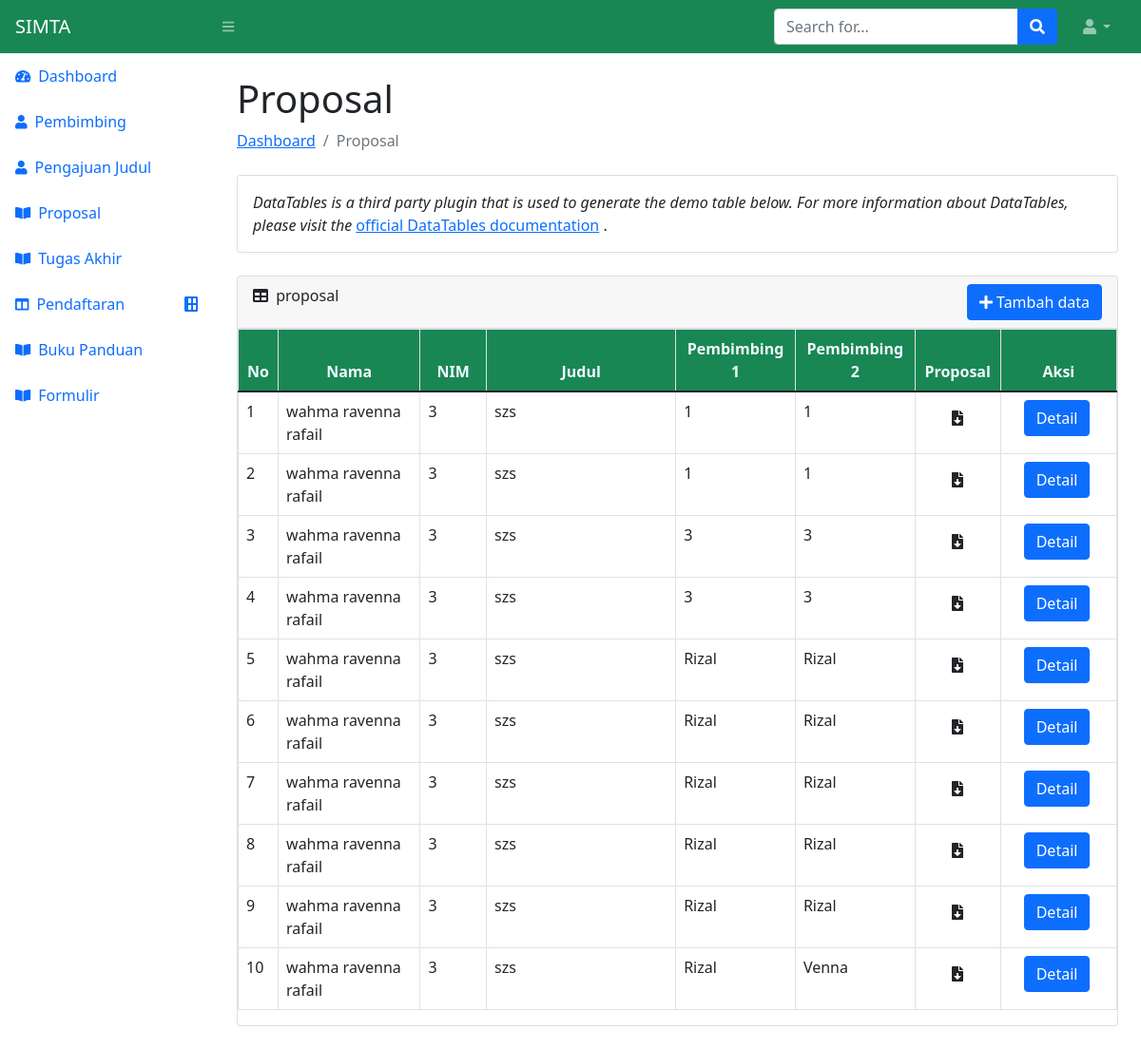
The app's page /mhs/proposal, older data.
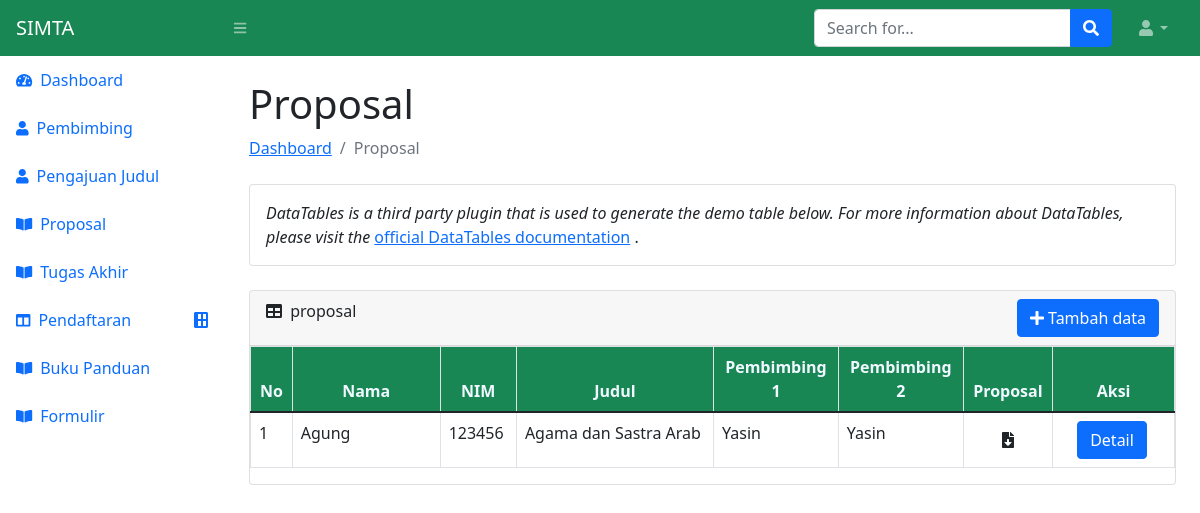
The same page, newer data.
### mahasiswa/models.py (models this page shows)
class proposal(models.Model):
    nama = models.CharField(max_length=50)
    nim = models.IntegerField()
    judul = models.CharField(max_length=200)
    pembimbing_1 = models.CharField(max_length=20)
    pembimbing_2 = models.CharField(max_length=20)

### mahasiswa/views.py (the view, shortened to what this page needs)
# urls.py: path('proposal', views.proposalViewMhs, name='proposal'),
def proposalViewMhs(request):
    data_proposal = models.proposal.objects.all()
    print(data_proposal)
    return render(request, 'mhs/proposal.html',{
    'proposal': data_proposal })

### mahasiswa/templates/mhs/proposal.html (shortened to what this page needs)
{% extends 'main-mhs.html' %}
{% block content %}
<main>
        <div class="container-fluid px-4">
            <h1 class="mt-4">Proposal</h1>
            <ol class="breadcrumb mb-4">
                <li class="breadcrumb-item"><a href="index.html">Dashboard</a></li>
                <li class="breadcrumb-item active">Proposal</li>
            </ol>
            <div class="card mb-4">
                <div class="card-body " >
                    <var>
                        DataTables is a third party plugin that is used to generate the demo table below. For more information about DataTables, please visit the
                    </var>
                    <a target="_blank" href="https://datatables.net/">official DataTables documentation</a>
                    .
                </div>
            </div>
            <div class="card mb-4 ">
                <div class="card-header d-flex justify-content-between card-header">
                    <div>
                        <i class="fas fa-table me-1"></i>
                        proposal
                    </div>
                     <div>
                         <div>
                             <a class="btn btn-primary" data-bs-toggle="modal" href="#exampleModalToggle" role="button"><span>
                                <i class="fa fa-plus" aria-hidden="true"></i>
                            </span><span>
                                Tambah data
                            </span></a>
                         </div>
                     </div>
                </div>
                <div class="table-responsive">
                    <table class="table table-bordered">
                        <thead style="background-color: #198754">
                            <tr>
                                <th style="width: 3%; text-align: center; color: aliceblue;">No</th>
                                <th style="width: 15%; text-align: center; color: aliceblue;">Nama</th>
                                <th style="width: 7%; text-align: center; color: aliceblue;">NIM</th>
                                <th style="width: 20%; text-align: center; color: aliceblue;">Judul</th>
                                <th style="width: 10%; text-align: center; color: aliceblue">Pembimbing 1</th>
                                <th style="width: 10%; text-align: center; color: aliceblue">Pembimbing 2</th>
                                <th style="width: 5%;text-align: center; color: aliceblue">Proposal</th>
                                <th style="width: 5%;text-align: center; color: aliceblue">Aksi</th>
                            </tr>
                        </thead>
                        <tbody>
                          {%for i in proposal%}
                            <tr>
                                <td>{{forloop.counter}}</td>
                                <td>{{i.nama}}</td>
                                <td>{{i.nim}}</td>
                                <td>{{i.judul}}</td>
                                <td>{{i.pembimbing_1}}</td>
                                <td>{{i.pembimbing_2}}</td>
                                <td class="text-center">
                                    <label class="btn btn-outline-transparant " for="btncheck1"><span ><i class="fas fa-file-download text-center"></i></label>
                                </td>
                                <td>
                                    <div class="d-flex justify-content-between ">
                                        <div class="mx-3" >
                                            <a class="btn btn-primary" data-bs-toggle="modal" href="#exampleModal" role="button"><span>
                                            Detail
                                            </span></a>
                                        </div>
                                    </div>
                                </td>
                            </tr>
                          {%endfor%}
                        </tbody>
                    </table>
    </main>
{% endblock %}

### mahasiswa/templates/main-mhs.html (shortened to what this page needs)
{% load static %}
<!doctype html>
<html lang="en">
  <head>
    <link href="https://cdn.jsdelivr.net/npm/bootstrap@5.1.3/dist/css/bootstrap.min.css" rel="stylesheet">
    <link href="https://cdn.jsdelivr.net/npm/simple-datatables@latest/dist/style.css" rel="stylesheet" />
    <link href="{% static 'css/styles.css' %}" rel="stylesheet" />
  </head>
  <body class="sb-nav-fixed">
        <nav class="sb-topnav navbar navbar-expand navbar-dark bg-success">
            <a class="navbar-brand ps-3" href="index.html">SIMTA</a>
            <button class="btn btn-link btn-sm order-1 order-lg-0 me-4 me-lg-0" id="sidebarToggle" href="#!"><i class="fas fa-bars"></i></button>
            <form class="d-none d-md-inline-block form-inline ms-auto me-0 me-md-3 my-2 my-md-0">
                <div class="input-group">
                    <input class="form-control" type="text" placeholder="Search for..." aria-label="Search for..." aria-describedby="btnNavbarSearch" />
                    <button class="btn btn-primary" id="btnNavbarSearch" type="button"><i class="fas fa-search"></i></button>
                </div>
            </form>
            <ul class="navbar-nav ms-auto ms-md-0 me-3 me-lg-4">
                <li class="nav-item dropdown">
                    <a class="nav-link dropdown-toggle" id="navbarDropdown" href="#" role="button" data-bs-toggle="dropdown" aria-expanded="false"><i class="fas fa-user fa-fw"></i></a>
                </li>
            </ul>
        </nav>
      <div id="layoutSidenav">
          {% include 'sidenav-mhs.html' %}
          <div id="layoutSidenav_content">
            {% block content %}
            {% endblock %}
          </div>
      </div>
  </body>
</html>

### mahasiswa/templates/sidenav-mhs.html (shortened to what this page needs)
    <div id="layoutSidenav_nav">
        <nav class="sb-sidenav accordion sb-sidenav-success" id="sidenavAccordion">
            <div class="sb-sidenav-menu">
                <div class="nav ">
                    <a class="nav-link " href="/mhs">
                        <div class="sb-nav-link-icon"><i class="fas fa-tachometer-alt"></i></div>
                        Dashboard
                    </a>
                    <a class="nav-link  " href="/mhs/pembimbing">
                        <div class="sb-nav-link-icon"><i class="fas fa-user"></i></div>
                            Pembimbing
                    </a>
                    <a class="nav-link" href="/mhs/pengajuan-judul">
                        <div class="sb-nav-link-icon"><i class="fas fa-user"></i></div>
                        Pengajuan Judul
                    </a>
                    <a class="nav-link" href="/mhs/proposal">
                        <div class="sb-nav-link-icon"><i class="fas fa-book-open"></i></div>
                        Proposal
                    </a>
                    <a class="nav-link" href="/mhs/ta">
                        <div class="sb-nav-link-icon"><i class="fas fa-book-open"></i></div>
                        Tugas Akhir
                    </a>
                    <a class="nav-link collapsed" href="#" data-bs-toggle="collapse" data-bs-target="#collapseLayouts" aria-expanded="false" aria-controls="collapseLayouts">
                        <div class="sb-nav-link-icon"><i class="fas fa-columns"></i></div>
                        Pendaftaran
                        <div class="sb-sidenav-collapse-arrow"><i class="fas fa-table"></i></div>
                    </a>
                    <a class="nav-link" href="buku-panduan">
                        <div class="sb-nav-link-icon"><i class="fas fa-book-open"></i></div>
                        Buku Panduan
                    </a>
                    <a class="nav-link" href="formulir">
                        <div class="sb-nav-link-icon"><i class="fas fa-book-open"></i></div>
                        Formulir
                    </a>
                </div>
            </div>
        </nav>
    </div>

Row changes from the older to the newer data that the page shows:
removed proposal: nama "wahma ravenna rafail", nim "3", judul "szs", pembimbing_1 "1", pembimbing_2 "1"
removed proposal: nama "wahma ravenna rafail", nim "3", judul "szs", pembimbing_1 "1", pembimbing_2 "1"
removed proposal: nama "wahma ravenna rafail", nim "3", judul "szs", pembimbing_1 "3", pembimbing_2 "3"
removed proposal: nama "wahma ravenna rafail", nim "3", judul "szs", pembimbing_1 "3", pembimbing_2 "3"
removed proposal: nama "wahma ravenna rafail", nim "3", judul "szs", pembimbing_1 "Rizal", pembimbing_2 "Rizal"
removed proposal: nama "wahma ravenna rafail", nim "3", judul "szs", pembimbing_1 "Rizal", pembimbing_2 "Rizal"
removed proposal: nama "wahma ravenna rafail", nim "3", judul "szs", pembimbing_1 "Rizal", pembimbing_2 "Rizal"
removed proposal: nama "wahma ravenna rafail", nim "3", judul "szs", pembimbing_1 "Rizal", pembimbing_2 "Rizal"
removed proposal: nama "wahma ravenna rafail", nim "3", judul "szs", pembimbing_1 "Rizal", pembimbing_2 "Rizal"
removed proposal: nama "wahma ravenna rafail", nim "3", judul "szs", pembimbing_1 "Rizal", pembimbing_2 "Venna"
added proposal: nama "Agung", nim "123456", judul "Agama dan Sastra Arab", pembimbing_1 "Yasin", pembimbing_2 "Yasin"
